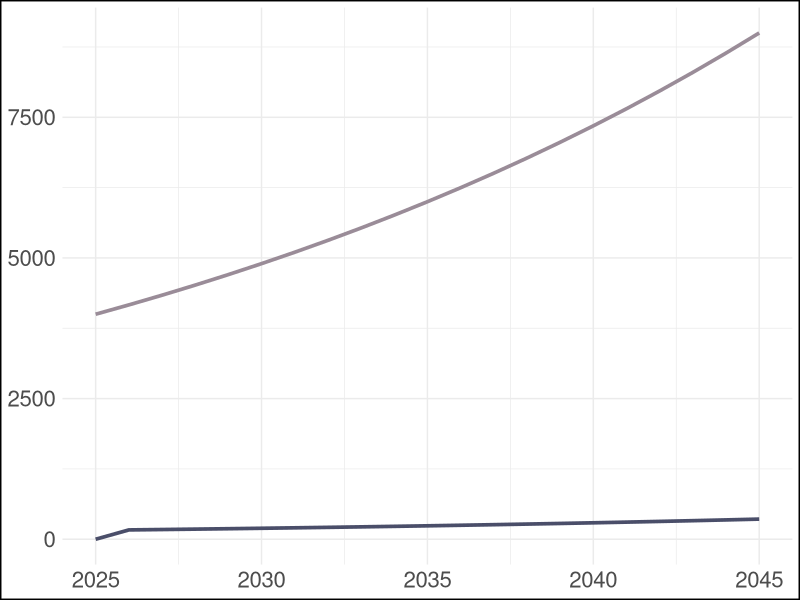
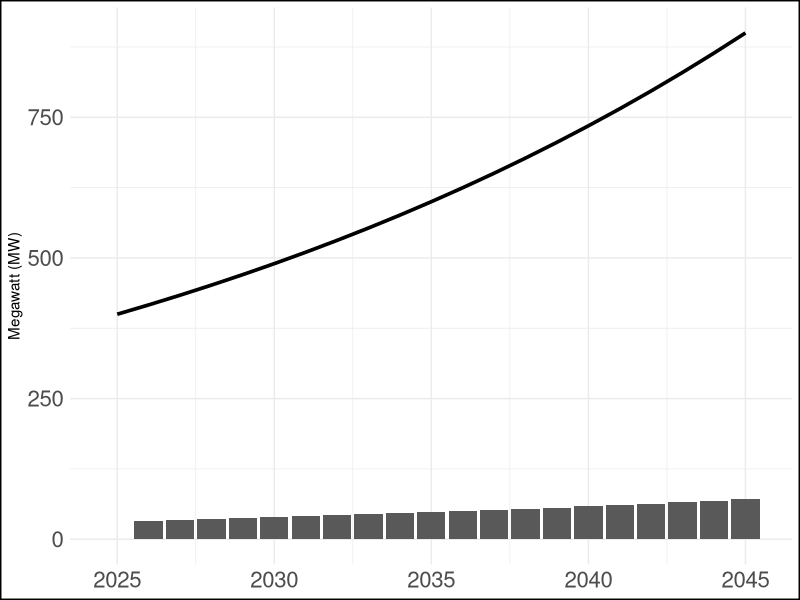
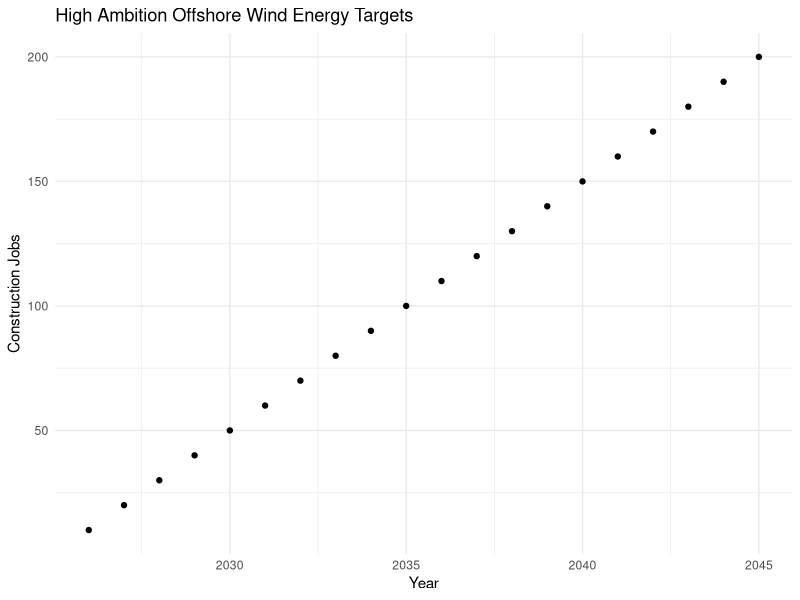
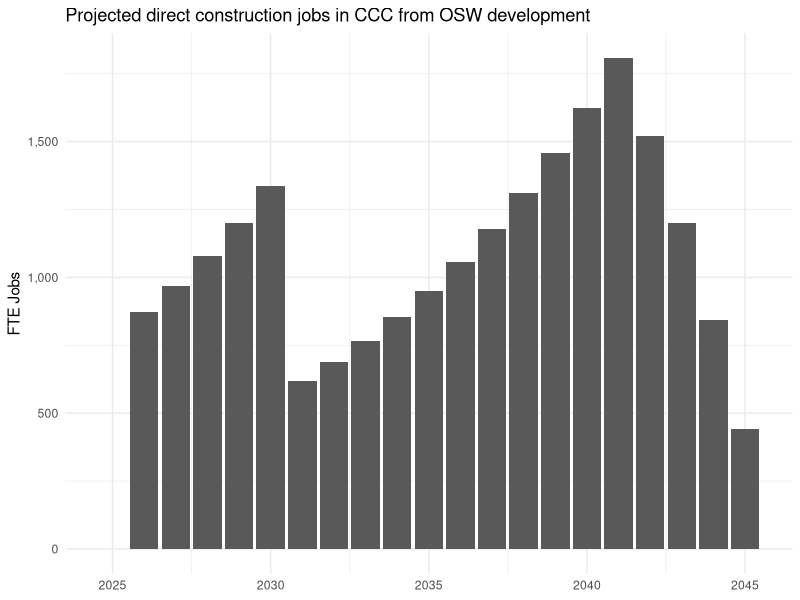
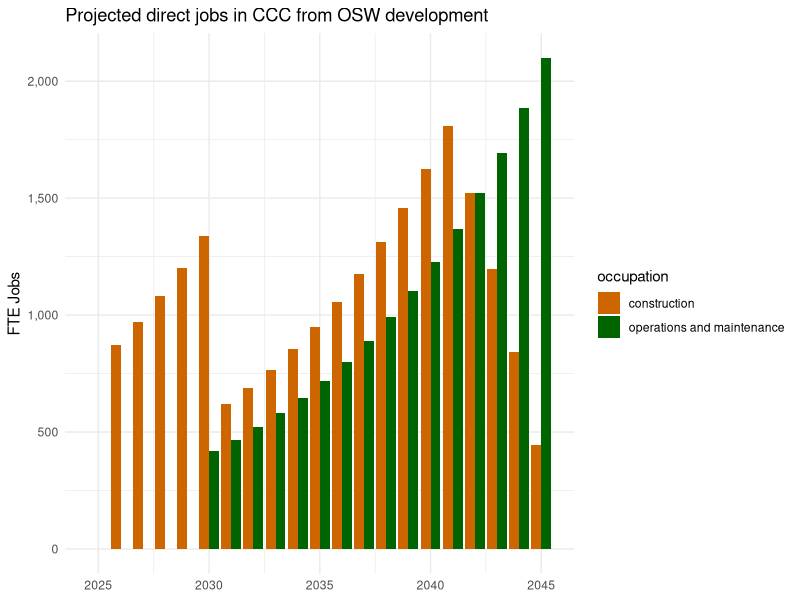
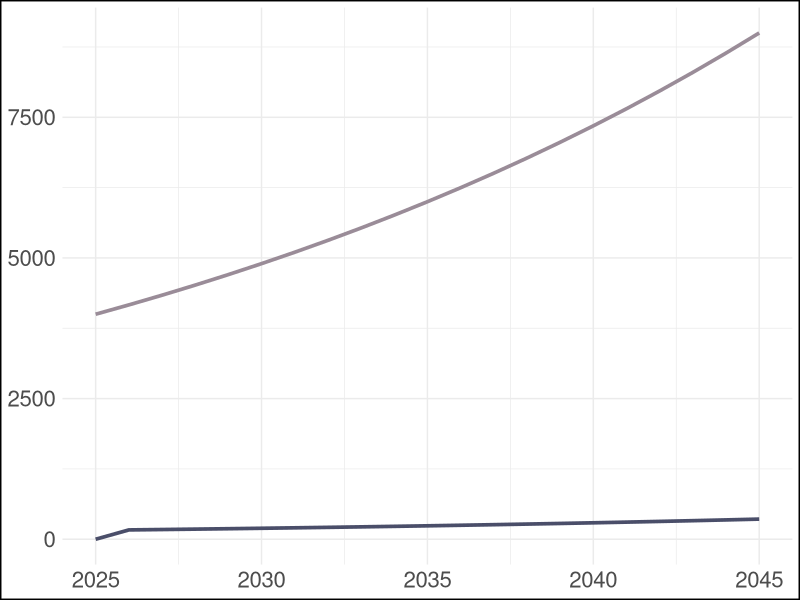

The R source for these figures, in order:
## ---- chunk 1
library(tidyverse)
## ---- chunk 2
# Initial values
initial_capacity <- 111
final_capacity <- 722
years <- 20

# Calculate the annual growth rate
growth_rate <- (final_capacity / initial_capacity)^(1 / years) - 1

# Create variables to store the results
year <- 2025:2045
capacity <- numeric(length(year))
new_capacity <- numeric(length(year))

# Calculate the total capacity for each year
for (i in 1:length(year)) {
  capacity[i] <- initial_capacity * (1 + growth_rate)^(year[i] - 2025)
  if (i == 1) {
      new_capacity[i] <- capacity[i] - initial_capacity
  } else {
      new_capacity[i] <- capacity[i] - capacity[i-1]
  }
}

# Create a data frame with the results
sb_utility_pv <- data.frame(county = "SB", 
                             year = year, 
                             technology = "utility solar",
                             new_capacity = new_capacity,
                             total_capacity = round(capacity, 2))

# Display the table
print(sb_utility_pv)
## ---- chunk 3
# O&M direct jobs ---- 
# Assign variables
om_direct <- 10

# Add columns occupation, type, and n_jobs
sb_utility_pv_om_direct <- sb_utility_pv |>
    mutate(occupation = "O&M",
           type = "direct",
           n_jobs = total_capacity * om_direct)

# O&M indirect jobs ---- 
# Assign variables
om_indirect <- 5

# Add columns occupation, type, and n_jobs
sb_utility_pv_om_indirect <- sb_utility_pv |>
    mutate(occupation = "O&M",
           type = "indirect",
           n_jobs = total_capacity * om_indirect)

# O&M induced ----
# Assign variables
om_induced <- 2

# Add columns occupation, type, and n_jobs
sb_utility_pv_om_induced <- sb_utility_pv |>
    mutate(occupation = "O&M",
           type = "induced",
           n_jobs = total_capacity * om_induced)

# Stack 3 together for total SB PV O&M jobs
sb_utility_pv_om <- rbind(sb_utility_pv_om_direct, sb_utility_pv_om_indirect, sb_utility_pv_om_induced)

print(sb_utility_pv_om)

## ---- chunk 4
# Function to calculate capacity and jobs for PV O&M
pv_om_capacity_and_jobs <- function(county, technology, initial_capacity, final_capacity, direct_jobs, indirect_jobs, induced_jobs) {
    
  # Calculate the annual growth rate
  growth_rate <- (final_capacity / initial_capacity)^(1 / years) - 1
  
  # Create variables to store the results
  year <- 2025:2045
  capacity <- numeric(length(year))
  new_capacity <- numeric(length(year))
  
  # Calculate the total capacity for each year
  for (i in 1:length(year)) {
    capacity[i] <- initial_capacity * (1 + growth_rate)^(year[i] - 2025)
    if (i == 1) {
      new_capacity[i] <- capacity[i] - initial_capacity
    } else {
      new_capacity[i] <- capacity[i] - capacity[i-1]
    }
  }
  
  # Create a data frame with the results
  df <- data.frame(county = county, 
                   year = year, 
                   technology = technology,
                   new_capacity = new_capacity,
                   total_capacity = round(capacity, 2))
  
  # Direct jobs
  df_direct <- df %>%
    mutate(occupation = "O&M", 
           type = "direct", 
           n_jobs = total_capacity * direct_jobs)
  
  # Indirect jobs
  df_indirect <- df %>%
    mutate(occupation = "O&M",
           type = "indirect", 
           n_jobs = total_capacity * indirect_jobs)
  
  # Induced jobs
  df_induced <- df %>%
    mutate(occupation = "O&M",
           type = "induced", 
           n_jobs = total_capacity * induced_jobs)
  
  # Stack them together for total jobs
  df_final <- rbind(df_direct, df_indirect, df_induced)
  
  return(df_final)
}

## ---- chunk 5
# Function to calculate capacity and jobs for PV Construction
pv_const_capacity_and_jobs <- function(county, technology, initial_capacity, final_capacity, direct_jobs, indirect_jobs, induced_jobs) {
    
  # Calculate the annual growth rate
  growth_rate <- (final_capacity / initial_capacity)^(1 / years) - 1
  
  # Create variables to store the results
  year <- 2025:2045
  capacity <- numeric(length(year))
  new_capacity <- numeric(length(year))
  
  # Calculate the total capacity for each year
  for (i in 1:length(year)) {
    capacity[i] <- initial_capacity * (1 + growth_rate)^(year[i] - 2025)
    if (i == 1) {
      new_capacity[i] <- capacity[i] - initial_capacity
    } else {
      new_capacity[i] <- capacity[i] - capacity[i-1]
    }
  }
  
  # Create a data frame with the results
  df <- data.frame(county = county, 
                   year = year, 
                   technology = technology,
                   new_capacity = new_capacity,
                   total_capacity = round(capacity, 2))
  
  # Direct jobs
  df_direct <- df %>%
    mutate(occupation = "Construction", 
           type = "direct", 
           n_jobs = new_capacity * direct_jobs)   # Assuming that construction jobs only last the year, #jobs/mw year will multiply by the new capacity
  
  # Indirect jobs
  df_indirect <- df %>%
    mutate(occupation = "Construction",
           type = "indirect", 
           n_jobs = new_capacity * indirect_jobs)
  
  # Induced jobs
  df_induced <- df %>%
    mutate(occupation = "Construction",
           type = "induced", 
           n_jobs = new_capacity * induced_jobs)
  
  # Stack them together for total jobs
  df_final <- rbind(df_direct, df_indirect, df_induced)
  
  return(df_final)
}
## ---- chunk 6
# Utility PV
sb_utility_pv_om <- pv_om_capacity_and_jobs(
  county = "SB", 
  technology = "Utility PV", 
  initial_capacity = 111, 
  final_capacity = 722, 
  direct_jobs = 10, 
  indirect_jobs = 5, 
  induced_jobs = 2
)

sb_utility_pv_const <- pv_const_capacity_and_jobs(
  county = "SB",
  technology = "Utility PV",
  initial_capacity = 111,
  final_capacity = 722,
  direct_jobs = 5,
  indirect_jobs = 3,
  induced_jobs = 1
)

slo_utility_pv_om <- pv_om_capacity_and_jobs(
  county = "SLO", 
  technology = "Utility PV", 
  initial_capacity = 50, 
  final_capacity = 1000, 
  direct_jobs = 10, 
  indirect_jobs = 5, 
  induced_jobs = 2
)

slo_utility_pv_const <- pv_const_capacity_and_jobs(
  county = "SLO",
  technology = "Utility PV",
  initial_capacity = 50,
  final_capacity = 1000,
  direct_jobs = 10,
  indirect_jobs = 5,
  induced_jobs = 2
)

ventura_utility_pv_om <- pv_om_capacity_and_jobs(
  county = "V", 
  technology = "Utility PV", 
  initial_capacity = 400, 
  final_capacity = 900, 
  direct_jobs = 10, 
  indirect_jobs = 5, 
  induced_jobs = 2
)

ventura_utility_pv_const <- pv_const_capacity_and_jobs(
  county = "V",
  technology = "Utility PV",
  initial_capacity = 400,
  final_capacity = 900,
  direct_jobs = 10,
  indirect_jobs = 5,
  induced_jobs = 2
)


# Rooftop PV
sb_roof_pv_om <- pv_om_capacity_and_jobs(
  county = "SB", 
  technology = "Rooftop PV", 
  initial_capacity = 111, 
  final_capacity = 2000, 
  direct_jobs = 10, 
  indirect_jobs = 5, 
  induced_jobs = 2
)

sb_roof_pv_const <- pv_const_capacity_and_jobs(
  county = "SB",
  technology = "Rooftop PV",
  initial_capacity = 111,
  final_capacity = 2000,
  direct_jobs = 5,
  indirect_jobs = 3,
  induced_jobs = 1
)

slo_roof_pv_om <- pv_om_capacity_and_jobs(
  county = "SLO", 
  technology = "Rooftop PV", 
  initial_capacity = 25, 
  final_capacity = 300, 
  direct_jobs = 10, 
  indirect_jobs = 5, 
  induced_jobs = 2
)

slo_roof_pv_const <- pv_const_capacity_and_jobs(
  county = "SLO",
  technology = "Rooftop PV",
  initial_capacity = 25,
  final_capacity = 300,
  direct_jobs = 10,
  indirect_jobs = 5,
  induced_jobs = 2
)

ventura_roof_pv_om <- pv_om_capacity_and_jobs(
  county = "V", 
  technology = "Rooftop PV", 
  initial_capacity = 29, 
  final_capacity = 150, 
  direct_jobs = 10, 
  indirect_jobs = 5, 
  induced_jobs = 2
)

ventura_roof_pv_const <- pv_const_capacity_and_jobs(
  county = "V",
  technology = "Rooftop PV",
  initial_capacity = 29,
  final_capacity = 150,
  direct_jobs = 80,
  indirect_jobs = 5,
  induced_jobs = 2
)



# Combine all counties and technologies
pv_all <- rbind(sb_utility_pv_om, sb_utility_pv_const, slo_utility_pv_om, slo_utility_pv_const, ventura_utility_pv_om, ventura_utility_pv_const,
                sb_roof_pv_om, sb_roof_pv_const, slo_roof_pv_om, slo_roof_pv_const, ventura_roof_pv_om, ventura_roof_pv_const)
## ---- chunk 7
pv_all_plot <- pv_all |>
    filter(type == "direct" &
           county == "V" &
           technology == "Utility PV") 


pv_all_plot1 <- ggplot(pv_all_plot) +
    theme_minimal() +
    geom_line(aes(x = year, y = n_jobs, color = occupation), size = 1.25)+
    scale_color_manual(values = c("Construction" = '#4a4e69', "O&M" = '#9a8c98'))+ 
    #scale_x_continuous(expand = c(0, 0), breaks = scales::pretty_breaks()) +  # Remove space on x-axis
 # scale_y_continuous(expand = c(0, 0), breaks = scales::pretty_breaks()) +   # Remove space on y-axis 
    theme(plot.background = element_rect(color = "black", fill = NA, size = 1),
          legend.text = element_blank(),
            axis.text.x = element_text(size = 16),  # Rotate x-axis labels
    axis.text.y = element_text(size = 16), 
          legend.position = 'none')+
    labs(x = NULL,
         y= NULL)


pv_all_plot1


ggsave('pv_all_plot.png', pv_all_plot1, width = 8, height = 6)




## ---- chunk 8

# Adjust dataframe to only show total
pv_total_cap <- pv_all |>
    filter(type == "direct" &
           county == "V" &
           technology == "Utility PV") |> 
    select(!new_capacity)

# Adjust df to only show annual
pv_annual_cap <-  pv_all |>
    filter(type == "direct" &
           county == "V" &
           technology == "Utility PV") |> 
    select(!total_capacity)


# Realized plot is showing jobs not capacity trajectory.. wanted to make a line for total with incremental bar plots for additional
ggplot() +
    theme_minimal() +
    geom_line(data = pv_total_cap, aes(x = year, y = total_capacity), size = 1.25)+
   # scale_color_manual(values = c("Construction" = '#4a4e69', "O&M" = '#9a8c98')) + 
    geom_col(data = pv_annual_cap, aes(x = year, y = new_capacity), size = 1.25) +
   scale_fill_binned('GnBu') +
    #scale_x_continuous(expand = c(0, 0), breaks = scales::pretty_breaks()) +  # Remove space on x-axis
 # scale_y_continuous(expand = c(0, 0), breaks = scales::pretty_breaks()) +   # Remove space on y-axis 
    theme(plot.background = element_rect(color = "black", fill = NA, size = 1),
          legend.text = element_blank(),
            axis.text.x = element_text(size = 16),  # Rotate x-axis labels
    axis.text.y = element_text(size = 16), 
          legend.position = 'none')+
    labs(x = NULL,
         y= 'Megawatt (MW)')
## ---- chunk 9
# Create data frame, just adding year for now ----
year = 2025:2045
cap_table <- data.frame(
    year = year
)

# Ramping up total capacity from 3GW in 2030 to 15GW in 2045 ----
# Initial values
initial_capacity <- 3
final_capacity <- 15
years <- 15

# Calculate the annual growth rate ----
growth_rate <- (final_capacity / initial_capacity)^(1 / years) - 1

# Add total capacity for each year into empty list ----
total_capacity <- numeric(length(year))

for (i in 6:length(cap_table$year)) {
  total_capacity[i] <- initial_capacity * (1 + growth_rate)^(year[i] - 2030)
}  
  
# Add total capacity into df ----
cap_table$total_capacity <- total_capacity

# Add new capacity by the year construction starts ----
cap_table <- cap_table %>%
  mutate(
    new_construction_capacity = lead(total_capacity, 4) - lead(total_capacity, 3)
  )

# Fill NAs with 0 ----
cap_table$new_construction_capacity[is.na(cap_table$new_construction_capacity)] <- 0

# Add direct construction jobs ----
osw <- cap_table
osw$occupation = "construction"
osw$type = "direct"

# Initialize jobs/per GW Year that will be multiplied by capacity each year
jobs_gw_year <- 1452/5 # Total construction jobs outputted by JEDI / 5 Years
# New jobs each year
osw$new_jobs <- jobs_gw_year * osw$new_construction_capacity

# Total jobs ---- 
osw$total_jobs <- zoo::rollapply(osw$new_jobs, width = 5, FUN = sum, align = "right", partial = TRUE)
## ---- chunk 10

# Initialize jobs/per GW Year that will be multiplied by capacity each year
variable_jobs <- 10 # Total construction jobs outputted by JEDI / 5 Years

# Create a tibble with years from 2026 to 2045
new_capacity <- 1:(2045-2026+1)  # Increment by 1 per year
new_jobs <- numeric(length(new_capacity))

total_jobs <- 0

for (i in seq_along(new_capacity)) {
        new_jobs[i] <- (new_capacity[i] * variable_jobs)
}
    

for (i in seq_along(new_capacity)) {
    if (i == 1) {
        total_jobs[i] <- new_jobs[i]  # find new jobs at year 1
    }else if (i <= 5) {
        total_jobs[i] <- total_jobs[i-1] + (new_capacity[i] * variable_jobs)
       # total_jobs[i] <- (new_capacity[i] * variable_jobs) + sum(new_jobs[1:i])  # Accumulate until year 6
    }else {
        total_jobs[i] <- (new_capacity[i] * variable_jobs) + sum(new_jobs[(i-4):(i-1)])  # Add current and previous 4 years' new jobs
    }
}

osw_df <- tibble(
    Year = 2026:2045,
    `New Jobs This Year` = new_jobs,
    `New Capacity` = new_capacity,
    `Total Jobs` = total_jobs  # Placeholder for future data entry
) 

print(osw_df)

## ---- chunk 11

ggplot(osw_df, aes(x = Year, y = new_jobs)) +
    geom_point() +
    labs(x = 'Year',
         y = 'Construction Jobs',
         title = 'High Ambition Offshore Wind Energy Targets') +
    theme_minimal()

ggplot(osw) +
    geom_col(aes(x = year, y = total_jobs)) +
    labs(title = "Projected direct construction jobs in CCC from OSW development",
         y = "FTE Jobs") +
    scale_y_continuous(labels = scales::label_comma()) +
    theme_minimal() +
    theme(
        axis.title.x = element_blank()
    )

## ---- chunk 12

## ---- chunk 13
# Add direct o&m jobs ----
osw_om_direct <- cap_table
osw_om_direct$occupation = "operations and maintenance"
osw_om_direct$type = "direct"

# Initialize jobs/per GW Year that will be multiplied total capacity
om_jobs_gw_year <- 140 # 140 annual o&m jobs / GW

# New jobs
osw_om_direct$new_jobs <- NA

# Total jobs
osw_om_direct$total_jobs <- om_jobs_gw_year * osw_om_direct$total_capacity

# combine into main osw df
osw <- rbind(osw, osw_om_direct)
## ---- chunk 14
ggplot(osw) +
    geom_col(aes(x = year, y = total_jobs, fill = occupation),
             position = "dodge") +
    labs(title = "Projected direct jobs in CCC from OSW development",
         y = "FTE Jobs") +
    scale_y_continuous(labels = scales::label_comma()) +
    scale_fill_manual(values = c("darkorange3", "darkgreen")) +
    theme_minimal() +
    theme(
        axis.title.x = element_blank()
    )
## ---- chunk 15
